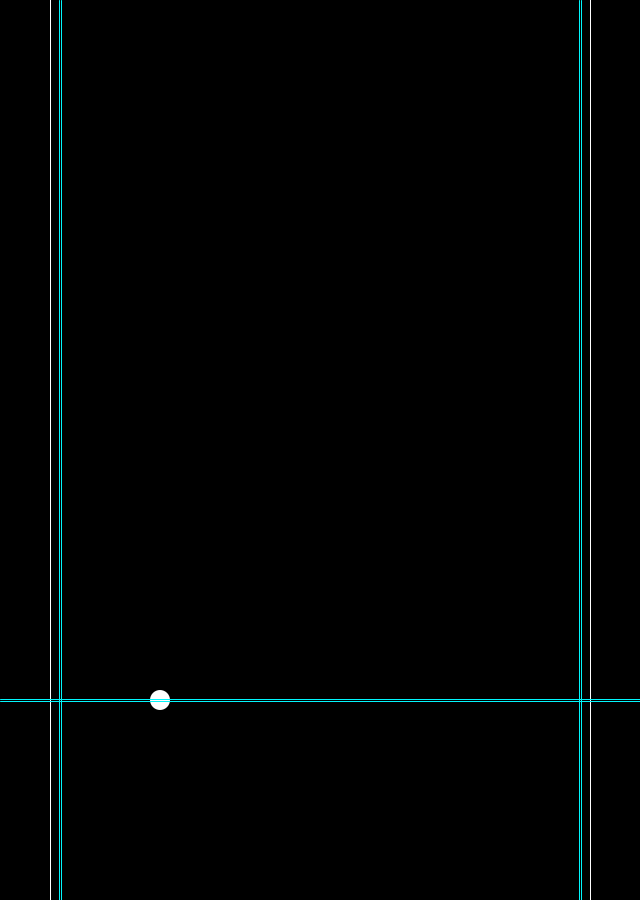
Frame 1 (no input)
Frame 60 (the mouse pressed at the canvas centre just before this capture): identical to frame 1, image omitted
Frame 120 (the mouse held since frame 60 and released just before this capture): identical to frame 1, image omitted

The Processing sketch that drew this single still picture (run headless with seeded random() and noise(); from frame 60 on, the mouse is pressed at the canvas centre):

// Processing sketch: BL_Jumper
// ── BL_Jumper.pde
Ball b;
float easing = 0.35;
float gravity = 0.2;
float ground = 700;
float left = 60;
float right = 580;
float dampen = 0.1;

void setup() {
  size(640, 900);
  frameRate(60);
  b = new Ball(width/4, ground, 20);
}

void draw() {
  background(0);
  b.update();
  b.render();
  //drawFloor();
  drawWalls();
  stroke(#03F6FC);
  //line(0, ground-51, width, ground-51);
  line(0, ground-1, width, ground-1);
  //line(0, ground, width, ground);
  line(0, ground+1, width, ground+1);
  
  line(left-1, 0, left-1, height);
  //line(left, 0, left, height);
  line(left+1, 0, left+1, height);
  //line(50, 0, 50, height);
  //line(590, 0, 590, height);
  line(right-1, 0, right-1, height);
  //line(right, 0, right, height);
  line(right+1, 0, right+1, height);
  
}

void drawGuides() {
  pushMatrix();
  stroke(#03F6FC);
  //line(0, ground-51, width, ground-51);
  line(0, ground-1, width, ground-1);
  //line(0, ground, width, ground);
  line(0, ground+1, width, ground+1);
  
  line(left-1, 0, left-1, height);
  //line(left, 0, left, height);
  line(left+1, 0, left+1, height);
  //line(50, 0, 50, height);
  //line(590, 0, 590, height);
  line(right-1, 0, right-1, height);
  //line(right, 0, right, height);
  line(right+1, 0, right+1, height);
  popMatrix();
}

void drawWalls() {
  pushMatrix();
  rectMode(CENTER);
  stroke(255);
  fill(0);
  rect(0, height/2, 100, height*2);
  rect(width, height/2, 100, height*2);
  popMatrix();
}

void drawFloor() {
  pushMatrix();
  stroke(255);
  fill(0);
  rect(0, 755, width*2, 200);
  popMatrix();
}
// ── Ball.pde
boolean triggerSpike = false;
boolean LWallJump = false;
boolean RJump = false;
boolean LJump = false;
boolean RWallJump = false;
float spike = 0;

class Ball {
  PVector pos;
  PVector velo;

  int hp;
  int dir;

  float bounce;
  float radius;


  Ball (float x, float y, float r) {
    pos = new PVector(x, y);
    velo = new PVector(0, 0);
    dir = 1;
    bounce = 8;
    radius = r;
  }

  void update() {
    //Apply Gravity
    //Apply Gravity
    //handleInputs();
    //println(pos.y);
    pos.y += velo.y;
    pos.x += velo.x;
    velo.y += gravity;

    if (grounded()) {
      onGround() ;
    }
   
  }

  Boolean grounded() {
    if (pos.y <= ground+1 && pos.y >= ground-1) return true;
    return false;
  }

  Boolean leftB() {
    if (pos.x <= left+1 && pos.x >= left-1) return true;
    return false;
  }

  Boolean rightB() {
    if (pos.x <= right+1 && pos.x >= right-1) return true;
    return false;
  }

  void render() {
    noStroke();
    fill(255);
    ellipse(pos.x, pos.y, radius, radius);
  }
}

void keyPressed()
{
  if (b.grounded()) {
    if (key == 'q') {
      LWallJump = true;
      triggerSpike = true;
    } else if (key == 'w') {
      RJump = true;
      triggerSpike = true;
    } else if (key == 'o') {
      LJump = true;
      triggerSpike = true;
    } else if (key == 'p') {
      RWallJump = true;
      triggerSpike = true;
    }
  } else {
    float target = 0;
    float dx = target - spike;
    spike += dx * 0.55;//ease rate
    triggerSpike = false;
  }
}

void keyReleased() {
  triggerSpike = false;
  if (key == 'q' || key == 'Q') {
    LWallJump = false;
  } else if (key == 'w' || key == 'W') {
    RJump = false;
  } else if (key == 'o' || key == 'O') {
    LJump = false;
  } else if (key == 'p' || key == 'P') {
    RWallJump = false;
  }
  float target = 0;
  float dx = target - spike;
  spike += dx * 0.55;//ease rate
}


void onGround() {
  if (RJump) {//w
      println("press w");
      b.velo.y = -5.5;
      b.velo.x = 4;
    } else {
      b.velo.y = 0;
      b.velo.x = 0;
    }
    if (LJump) {//o
      b.velo.y = -5.5;
      b.velo.x = -4;
    } else {
      b.velo.y = 0;
      b.velo.x = 0;
    }

    if (LWallJump) {//q
      b.velo.y = -4.5;
      b.velo.x = -5;
    } else {
      b.velo.y = 0;
      b.velo.x = 0;
    }
    if (RWallJump) {//p
      println("press p");
      b.velo.y = -4.5;
      b.velo.x = 5;
    } else {
      b.velo.y = 0;
      b.velo.x = 0;
    }
}

void onWall() {
  
}
